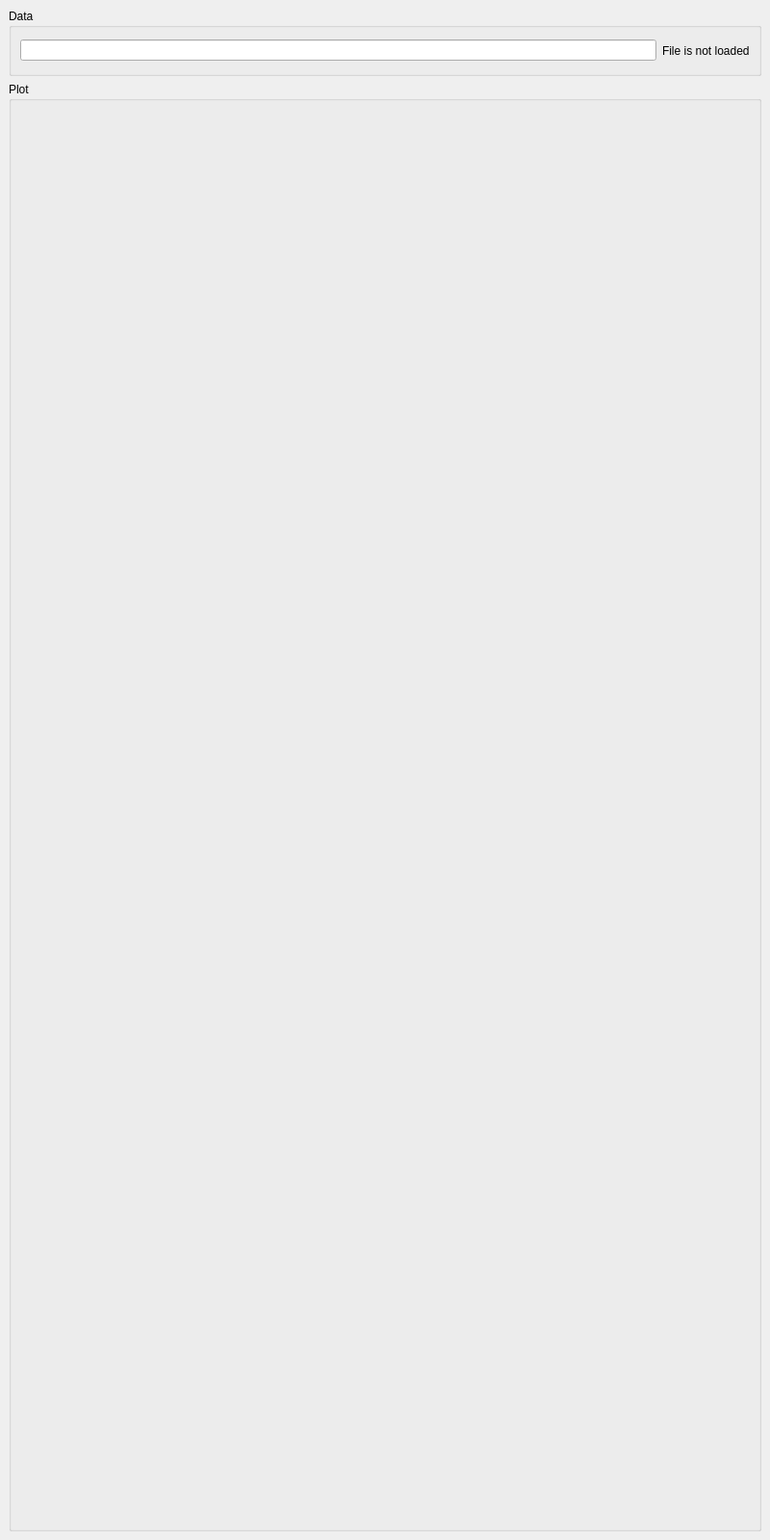
<?xml version="1.0" encoding="UTF-8"?>
<ui version="4.0">
 <class>MainWindow</class>
 <widget class="QMainWindow" name="MainWindow">
  <property name="geometry">
   <rect>
    <x>0</x>
    <y>0</y>
    <width>800</width>
    <height>1600</height>
   </rect>
  </property>
  <property name="minimumSize">
   <size>
    <width>0</width>
    <height>600</height>
   </size>
  </property>
  <property name="windowTitle">
   <string>MainWindow</string>
  </property>
  <widget class="QWidget" name="centralwidget">
   <layout class="QVBoxLayout" name="verticalLayout_4">
    <item>
     <widget class="QGroupBox" name="groupBox">
      <property name="maximumSize">
       <size>
        <width>16777215</width>
        <height>70</height>
       </size>
      </property>
      <property name="title">
       <string>Data</string>
      </property>
      <layout class="QVBoxLayout" name="verticalLayout">
       <item>
        <layout class="QHBoxLayout" name="horizontalLayout">
         <item>
          <widget class="QLineEdit" name="lineEdit_info"/>
         </item>
         <item>
          <widget class="QLabel" name="fileLoadedStatusLabel">
           <property name="text">
            <string>File is not loaded</string>
           </property>
          </widget>
         </item>
        </layout>
       </item>
      </layout>
     </widget>
    </item>
    <item>
     <widget class="QGroupBox" name="groupBox_2">
      <property name="title">
       <string>Plot</string>
      </property>
      <layout class="QVBoxLayout" name="verticalLayout_3">
       <item>
        <layout class="QVBoxLayout" name="verticalLayout_plot"/>
       </item>
      </layout>
     </widget>
    </item>
   </layout>
  </widget>
 </widget>
 <resources/>
 <connections/>
</ui>
